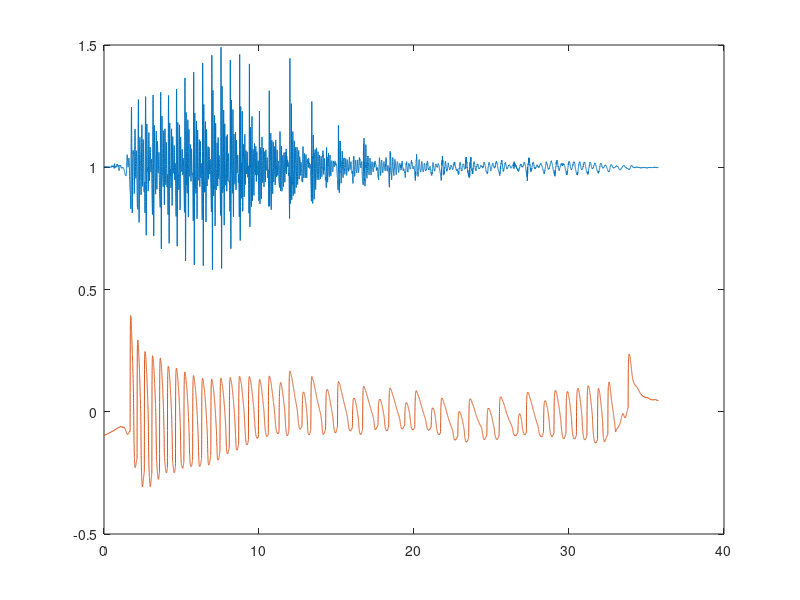

This chart was generated by the following MATLAB code: (Note: this script raises an error after producing the figure.)
% Clearing all that came before.
clear

% Figure for example of double-pulsed creak in the EGG gallery developed at https://github.com/alexis-michaud/egg
% This is the figure for the audio and EGG signals. 

% Loading original signal files: not necessary: those are already in the .mat file.
%[aud,Fs] = audioread ('C:\Dropbox\GitHub\egg\gallery\1_ConstrictedCreak_M1_AUD.wav');
%[egg,Fs] = audioread ('C:\Dropbox\GitHub\egg\gallery\1_ConstrictedCreak_M1_EGG.wav');

% Loading results file
load('DoublePulsedCreak.mat')

figure(1)
% clearing figure
clf

% setting large font size for x and y scales
h = axes;
set(h,'Fontsize',13)


% setting axis limits to the range of the data: axis tight; but this does not suit this figure, as there needs to be a little head room and 'foot room' for legibility.

%%% Plotting the signals
% x axis in centiseconds.
% Duration of extract:  ( length(aud) / Fs ) * 100;
times = ([1:length(aud)] / Fs ) * 100;

% Plotting audio
plot(times, aud/2 +1)

% Keep going without erasing
hold on

% Plotting EGG
plot(times, egg/1.5)

% Deviating the EGG
dSIG = [];
for w = 1 : length(egg) - 1
   dSIG (w) = egg (w + 1) - egg (w);
end

% Smoothing: 2 points for dEGG, 3 points for ddEGG.
SdSIG = smoo(dSIG,2);

% % deviating
% for w = 1 : length(SdSIG) - 1
%     ddSIG (w) = SdSIG (w + 1) - SdSIG (w);
% end
% 
% % smoothing ddEGG
% SddSIG = smoo(ddSIG,3);

% For the deviated signals: there is 1 sample less. 
plot(times(1:length(times) - 1), (4 * dSIG) - 1.2)
plot(times(1:length(times) - 1), (5 * SdSIG) - 2.3)

% Axis for best legibility
axis([1 times(length(times)) -2.6 1.7])

% No need for y values or ticks.
set(h,'YTickLabel',{})
set(h,'YTick',[])




            xlabel('Time in centiseconds.')
            ylabel('From top: audio; EGG; unsmoothed dEGG; smoothed dEGG.')
print('-dpdf', 'C:\Dropbox\GitHub\egg\gallery\images\DoublePulse_sig.pdf')
print('-dpng', 'C:\Dropbox\GitHub\egg\gallery\images\DoublePulse_sig.png')
